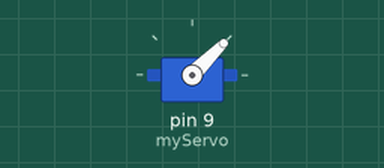
Bench run of a sketch on a simulated Arduino Uno, built with avr-gcc and run on an emulated ATmega328P. On the bench: servo.

Above: at 0.05 s.
At 0.75 s:
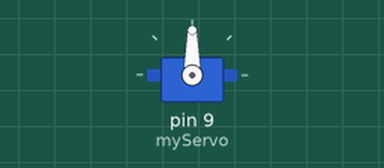
At 1.5 s:
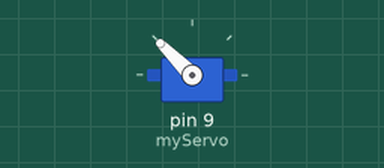
Timing chart, 0 to 3.5 s (numbered marks = the images above):
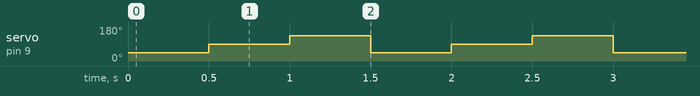

The sketch:

04.ServoFlap.ino
```cpp
#include <Servo.h>

Servo myServo;

void setup() {
  myServo.attach(9);
}

void loop() {
  myServo.write(45);
  delay(500);

  myServo.write(90);
  delay(500);

  myServo.write(135);
  delay(500);
}
```

Measured:
- by itself, servo on pin 9 (myServo): repeats every 1.5 s: 135° 0.50 s, 45° 0.50 s, 90° 0.50 s
